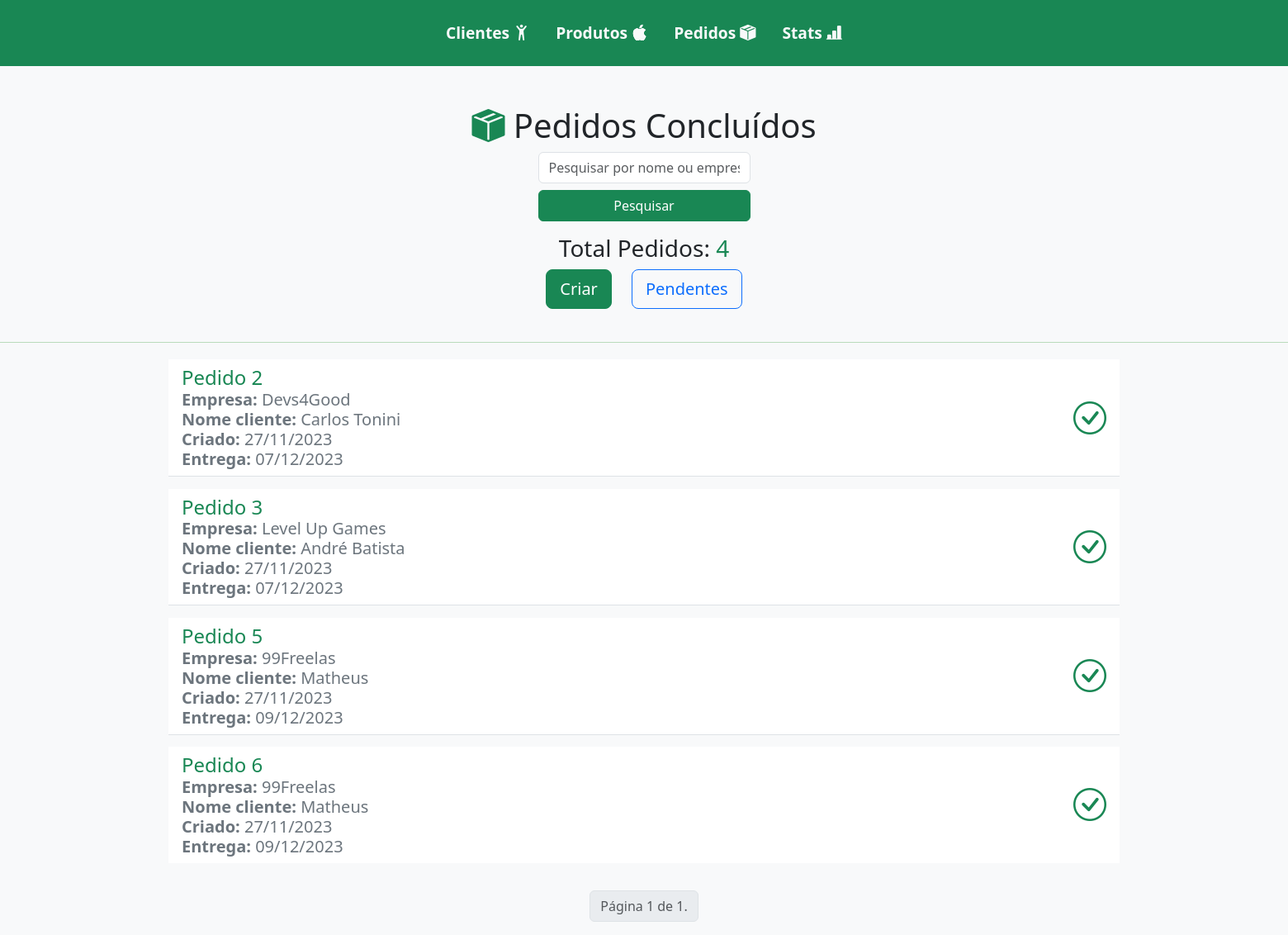
The page /pedidos_concluidos/ on the database as committed earlier.
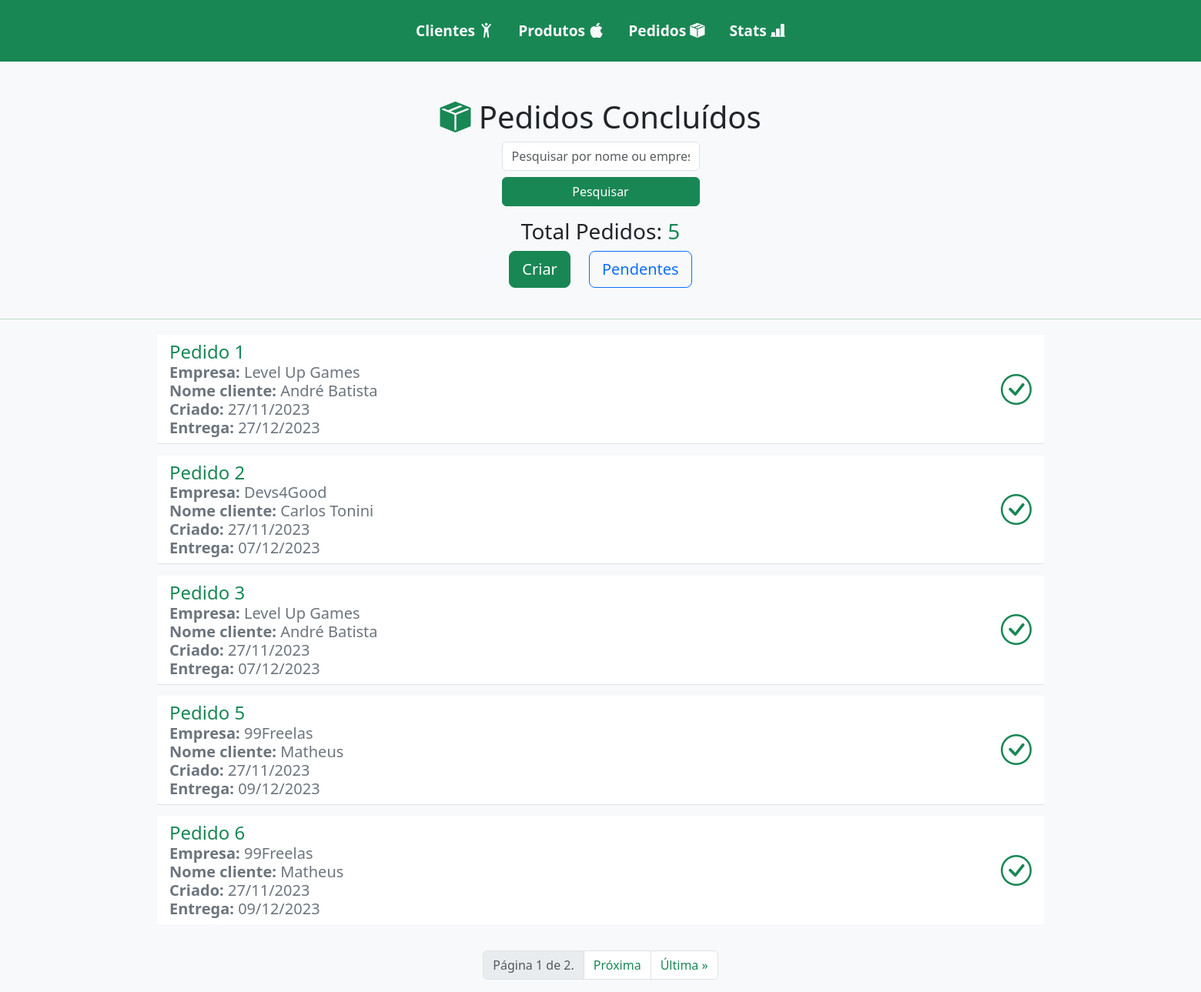
The same page on the database as committed later.
### fazenda/models.py (models this page shows, shortened)
class Pedido(models.Model):
    cliente = models.ForeignKey(Cliente, on_delete=models.CASCADE)
    produtos = models.ManyToManyField(Produto, through="ItemPedido")
    data_pedido = models.DateField(auto_now_add=True)
    status = models.CharField(
        max_length=10,
        choices=(
            ("Pendente", "Pendente"),
            ("Concluído", "Concluído"),
        ),
        default="Pendente",
    )
    def maior_tempo_preparo(self):
        tempos_preparo = self.produtos.all().values_list("tempo_preparo", flat=True)
        if tempos_preparo:
            return max(tempos_preparo)
        return 0
    def data_entrega(self):
        maior_tempo = self.maior_tempo_preparo()
        if maior_tempo > 0:
            return self.data_pedido + timedelta(days=maior_tempo)
        return self.data_pedido

class Cliente(models.Model):
    nome = models.CharField(max_length=100)
    empresa = models.CharField(max_length=100, blank=True, null=True)
    telefone = models.CharField(max_length=20)

### fazenda/views.py (the view)
def listar_pedidos_concluidos(request):
    termo_pesquisa = request.GET.get("q")
    pedidos = Pedido.objects.filter(status="Concluído")
    if termo_pesquisa:
        pedidos = pedidos.filter(
            Q(cliente__nome__icontains=termo_pesquisa)
            | Q(cliente__empresa__icontains=termo_pesquisa)
            | Q(pk__icontains=termo_pesquisa)
        )
    paginator = Paginator(pedidos, 5)  # Define 5 itens por página
    page_number = request.GET.get("page")
    try:
        pedidos_paginados = paginator.page(page_number)
    except PageNotAnInteger:
        pedidos_paginados = paginator.page(1)
    except EmptyPage:
        pedidos_paginados = paginator.page(paginator.num_pages)
    return render(
        request,
        "listar_pedidos_concluidos.html",
        {"pedidos": pedidos_paginados},
    )

### fazenda/templates/listar_pedidos_concluidos.html (shortened to what this page needs)
{% extends 'base.html' %}
{% load static %}
{% block content %}
    <div class="container-fluid d-flex flex-column justify-content-center align-items-center pedidos">
        <h1 class="mb-2">
    <i class="bi bi-box-seam-fill text-success"></i>
    Pedidos Concluídos
            <form method="GET" class="tex d-flex flex-column justify-content-center">
            <input class="form-control" type="text" name="q" placeholder="Pesquisar por nome ou empresa" />
            <button class="btn btn-success mb-3 mt-2 " type="submit">Pesquisar</button>
        </form>
        <h5 class="text-center text-lg fs-3">
            Total Pedidos: <span class="text-success">{{ pedidos|length }}</span>
        </h5>
        <div class="d-flex flex-row justify-content-center align-items-center w-75 mb-3 gap-4">
            <a class="btn btn-lg btn-success fs-5 mb-2" href="{% url 'criar_pedido' %}">Criar</a>
            <a class="btn btn-lg btn btn-outline-primary fs-5 mb-2" href="{% url 'listar_pedidos' %}">Pendentes</a>
        </div>
        <hr>
        <ul class="h5 list-group list-group-flush w-75 d-flex flex-column justify-content-center align-items-center">
            {% for pedido in pedidos %}
                <a class="list-group-item list-group-item-action d-flex justify-content-between align-items-center list"
                   href="{% url 'detalhes_item_pedido' pedido.id %}">
                    <div class="d-flex flex-column">
                        <span class="fs-4 text-success">Pedido {{ pedido.pk }}</span>
                        <span class="text-secondary"><b>Empresa:</b> {{ pedido.cliente.empresa }}</span>
                        <span class="text-secondary"><b>Nome cliente:</b>  {{ pedido.cliente.nome }}</span>
                        <span class="text-secondary"><b>Criado:</b>  {{ pedido.data_pedido|date:"d/m/Y" }}</span>
                        <span class="text-secondary"><b>Entrega:</b>  {{ pedido.data_entrega|date:"d/m/Y" }}</span>
                    </div>
                    {% if pedido.status == 'Concluído' %}
                        <i class="bi bi-check-circle text-success fs-1"></i>
                    {% else %}
                        <i class="bi bi-hourglass-split text-secondary fs-1"></i>
                    {% endif %}
                {% endfor %}
            </a>
        </ul>
    </div>
<div class="pagination justify-content-center mt-4">
    <ul class="pagination">
        <li class="page-item disabled">
            <span class="page-link">
                Página {{ pedidos.number }} de {{ pedidos.paginator.num_pages }}.
            </span>
        </li>
        {% if pedidos.has_next %}
            <li class="page-item">
                <a class="page-link text-success" href="?page={{ pedidos.next_page_number }}">Próxima</a>
            </li>
            <li class="page-item">
                <a class="page-link text-success" href="?page={{ pedidos.paginator.num_pages }}">Última &raquo;</a>
            </li>
        {% endif %}
    </ul>
</div>
{% endblock %}

Rows that differ between the two databases and show on the page:
now on this page (row edited): Pedido: pk "1", cliente.empresa "Level Up Games", cliente.nome "André Batista", data_pedido "27/11/2023", data_entrega "27/12/2023", status "Concluído" (drawn)
Other text that changed with them:
{{ pedidos|length }}: "4" → "5"
{{ pedidos.paginator.num_pages }}: "1" → "2"
text now shown: "Próxima Última »"
